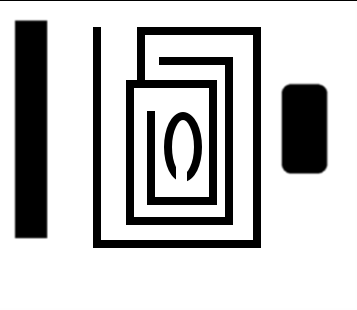
#> input picture RobotsInContext/PE4/map_stop_nu_ven.png, 357 x 310 px
$ python 'pe4_brushfire_gvd copy.py'
#> lines starting #> are read from the running program, lines starting #| are printed output that depends on the picture; after the words box and inside, x2 and y2 are one past the last pixel; in counts of white or black regions, pixels touching at a corner belong together
"""
Det bare lækker kode - Bill Gates formentlig
"""
import cv2
# if you have trouble with importing cv2, you might have an outdated version of numpy that does not agree with cv2. try running "pip install --upgrade numpy" in a terminal and then run again.
import numpy as np

def read_map(file):
    # Read the color map image
#> called with file = 'map_stop_nu_ven.png'
    map_image = cv2.imread(file)
#> map_image is the input picture: shape (310, 357, 3); min 0, max 255, mean 197.4

    # View map - comment out if viewing is not necessary
    cv2.imshow("Map", map_image)
    cv2.waitKey(0)
    cv2.destroyAllWindows()
    return map_image


# [15 lines left out: function make_map, not called in this run]


def is_pixel_an_obstacle(map, x, y):
    # Get the pixel color at coordinates (x, y)
    pixel_color = map[y, x]
    # returns true if the pixel is black or close to black
    return np.all(pixel_color < 20)


# [13 lines left out: functions mark_pixel, place_obstacle_pixel, not called in this run]

# ----------------- Tilføjer obstacles langs kanten af mappet. Nødvendigt for GVD virker ------------------------------
def add_edges(map, maxx, maxy):
    for i in range(maxx-1): # bredden
        map[0][i] = (0,0,0) #ØVERST ?
        map[maxy-1][i] = (0,0,0)

    for j in range(maxy-1): # Højden
        map[j][0] = (0,0,0) # Venstre ?
        map[j][maxx-1] = (0,0,0) #Højre ?

    map[0][0] = (255,255,255)       # Fjern hjørner for simplere GVD.. ikke fortæl nogen
    map[0][maxx-1] = (255,255,255)
    map[maxy-1][0] = (255,255,255)
    map[maxy-1][maxx-1] = (255,255,255)

# ----------------- Brushfire metoden - Gemmer afstand til nærmeste obstacle i "matrix" vha. kø-system ----------------
def identify_obstacles(map, maxx, maxy):
    """
    Identificer alle obstacles og tildel dem unikke ID'er.
    """
    obstacle_matrix = [[0 for _ in range(maxx)] for _ in range(maxy)]
    obstacle_index = 1
    directions = [(0, 1), (0, -1), (1, 0), (-1, 0)]  # Op, ned, højre, venstre

    for x in range(maxx):
        for y in range(maxy):
            if is_pixel_an_obstacle(map, x, y) and obstacle_matrix[y][x] == 0:
                # Start en flood fill for dette obstacle
                queue = [(y, x)]
                obstacle_matrix[y][x] = obstacle_index

                while queue:
                    current_y, current_x = queue.pop(0)
                    for dx, dy in directions:
                        nx, ny = current_x + dx, current_y + dy
                        if 0 <= nx < maxx and 0 <= ny < maxy:
                            if is_pixel_an_obstacle(map, nx, ny) and obstacle_matrix[ny][nx] == 0:
                                obstacle_matrix[ny][nx] = obstacle_index
                                queue.append((ny, nx))

                obstacle_index += 1

    return obstacle_matrix


def brushfire_with_obstacles(map, obstacle_matrix, maxx, maxy):
    """
    Udfører Brushfire-algoritmen efter korrekt registrering af obstacles.
    """
    queue = []
    matrix = [[0 for _ in range(maxx)] for _ in range(maxy)]
    region_matrix = [[0 for _ in range(maxx)] for _ in range(maxy)]
    directions = [(0, 1), (0, -1), (1, 0), (-1, 0)]

    # Initier obstacles i køen og region_matrix
    for x in range(maxx):
        for y in range(maxy):
            if obstacle_matrix[y][x] > 0:  # Hvis dette er en obstacle pixel
                matrix[y][x] = 1
                region_matrix[y][x] = obstacle_matrix[y][x]  # Brug obstacle ID som region ID
                queue.append((y, x))

    # Brushfire-algoritmen
    while queue:
        current_pixel = queue.pop(0)
        current_y, current_x = current_pixel
        for dx, dy in directions:
            nx, ny = current_x + dx, current_y + dy
            if 0 <= nx < maxx and 0 <= ny < maxy:
                if matrix[ny][nx] == 0:  # Hvis pixel ikke allerede er besøgt
                    matrix[ny][nx] = matrix[current_y][current_x] + 1
                    region_matrix[ny][nx] = region_matrix[current_y][current_x]  # Arv region ID
                    queue.append((ny, nx))

    return matrix, region_matrix

def find_local_maxima(brushfire_matrix, maxx, maxy):
    """
    Finder lokale maksima i brushfire-matrixen med et strengere kriterium.
    """
    # local_maxima = []
    voronoi_lines = np.zeros((maxy, maxx), dtype=np.uint8)
    directions = [(0, 1), (0, -1), (1, 0), (-1, 0)]  # Op, ned, højre, venstre

    for x in range(1, maxx - 1):  # Undgå kanterne
        for y in range(1, maxy - 1):  # Undgå kanterne
            current_value = brushfire_matrix[y][x]
            higher_than_neighbors = 0
            lower_than_neighbors = 0

            for dx, dy in directions:
                nx, ny = x + dx, y + dy
                if 0 <= nx < maxx and 0 <= ny < maxy:
                    neighbor_value = brushfire_matrix[ny][nx]
                    if current_value > neighbor_value:
                        higher_than_neighbors += 1
                    elif current_value < neighbor_value:
                        lower_than_neighbors += 1

            # Maksimum, hvis det er højere end mindst 2 naboer og ikke lavere end nogen
            if higher_than_neighbors >= 1 and lower_than_neighbors ==  0: # >=2 og == 0
                voronoi_lines[y][x] = 1

    return voronoi_lines


def visualize_voronoi(matrix, voronoi_lines, region_matrix, maxx, maxy):
    """
    Visualiserer Voronoi-linjerne oven på brushfire-matrixen.
    """
    farver = [          # Pastel farver
    (150, 200, 150),
    (150, 180, 255),
    (255, 255, 150),
    (255, 150, 255),
    (150, 255, 255),
    (255, 180, 200),
    (180, 150, 255),
    (180, 220, 255),
    (255, 200, 150),
    (200, 255, 180),
    (255, 160, 160),
    (180, 255, 200),
    (220, 190, 255),
    (255, 210, 180)]
    color_map = np.zeros((maxy, maxx, 3), dtype=np.uint8)
    directions = [(0,1),(0,-1),(1,0),(-1,0)]

    for x in range(maxx):
        for y in range(maxy):
            if matrix[y][x] == 1:
                color_map[y][x] = (0,0,0)
            elif voronoi_lines[y][x] == 1:  # Voronoi-linje
                color_map[y][x] = (0, 0, 255)  # Rød linje
            else:
                color_map[y][x] = farver[region_matrix[y][x] % len(farver)]

            for stepx,stepy in directions:
                neiy, neix = y+stepy, x+stepx
                if 0 <= neiy < maxy and 0 <= neix < maxx and region_matrix[y][x] != region_matrix[neiy][neix]:
                    color_map[y][x] = (60,60,60)
                    voronoi_lines[y][x] = 1

    return color_map
# [40 lines left out: function visualize_region_matrix, not called in this run]

# _----------------------------------------------------------------------------------------------------------------------------------------

def find_edge_red(color_map, maxx, maxy):
    """
    Finder alle strukturer af røde pixels og returnerer koordinaterne for:
    - Den røde pixel med laveste x
    - Den røde pixel med højeste x
    - Den røde pixel med laveste y
    - Den røde pixel med højeste y

    Returnerer en liste over strukturer, hvor hver struktur indeholder:
    - min_x_coord, max_x_coord, min_y_coord, max_y_coord
    """
    visited = np.zeros((maxy, maxx), dtype=bool)  # Marker hvilke pixels der er besøgt
    directions = [(-1, 0), (1, 0), (0, -1), (0, 1), (-1, -1), (-1, 1), (1, -1), (1, 1)]  # Alle naboer
    structures = []  # Gem resultater for hver struktur

    for y in range(maxy):
        for x in range(maxx):
            # Tjek om pixel er rød og ikke besøgt
            if np.array_equal(color_map[y, x], (0, 0, 255)) and not visited[y, x]:
                # Start en ny struktur
                queue = [(x, y)]
                visited[y, x] = True  # Marker pixel som besøgt
                structure_points = [(x, y)]  # Gem koordinater i denne struktur

                while queue:
                    cx, cy = queue.pop(0)
                    # Find naboer, der ikke er besøgt
                    for dx, dy in directions:
                        nx, ny = cx + dx, cy + dy
                        if 0 <= nx < maxx and 0 <= ny < maxy:
                            if np.array_equal(color_map[ny, nx], (0, 0, 255)) and not visited[ny, nx]:
                                queue.append((nx, ny))
                                visited[ny, nx] = True
                                structure_points.append((nx, ny))

                # Beregn ekstremer for denne struktur
                min_x_coord = min(structure_points, key=lambda p: p[0])
                max_x_coord = max(structure_points, key=lambda p: p[0])
                min_y_coord = min(structure_points, key=lambda p: p[1])
                max_y_coord = max(structure_points, key=lambda p: p[1])

                # Tilføj resultater for denne struktur
                structures.append({min_x_coord, min_y_coord, max_x_coord, max_y_coord})

    return structures


# ----------------- Visualiser brushfire matricen. Jo længere fra en obstacle jo mere rød :))  ------------------------
def visualize_matrix(matrix, maxx, maxy):
    color_map = np.zeros((maxy, maxx, 3), dtype=np.uint8)

    for x in range(maxx):
        for y in range(maxy):
            if matrix[y][x] == 1: # Obstacles skal være sort
                color_map[y, x] = (0, 0, 0)
            else:
                distance = min(matrix[y][x]*1.5, 200)
                color_map[y, x] = (200 - distance, 200 - distance, 255)  # Hvid til rød efter afstand til obstacle

    return color_map

# ----------------- Visualisere alle regionerne med farver samt grænselinjer (GVD roadmap) ----------------------------
# [40 lines left out: function visualize_region_matrix, not called in this run]

# ----------------- Finder den korteste direkte linje fra start/slut punkter til roadmappet ---------------------------
def find_near_vor(voronoi_lines, starty, startx, goaly, goalx, maxx, maxy, map):
    """
    Finder de nærmeste Voronoi-punkter til start- og målkoordinater, med tjek for fri passage.
    """
    def is_line_clear(x1, y1, x2, y2, map):
        """
        Tjekker om linjen mellem (x1, y1) og (x2, y2) krydser forhindringer.
        """
        dx = abs(x2 - x1)
        dy = abs(y2 - y1)
        sx = 1 if x1 < x2 else -1
        sy = 1 if y1 < y2 else -1
        err = dx - dy

        # maxy, maxx = map.shape  # Få størrelsen på kortet

        while True:
            # Grænsetjek for at sikre, at koordinaterne er inde i arrayet
            if not (0 <= x1 < maxx and 0 <= y1 < maxy):
                return False  # Hvis vi går uden for kortet, er linjen ikke klar

            if np.array_equal(map[y1, x1], (0,0,0)):  # Tjek for forhindring (0 repræsenterer obstacle)
                return False
            if (x1, y1) == (x2, y2):  # Nået til destinationen
                break
            e2 = err * 2
            if e2 > -dy:
                err -= dy
                x1 += sx
            if e2 < dx:
                err += dx
                y1 += sy

        return True

    vor_x_s = 0
    vor_y_s = 0
    lowest_dist_s = maxx * maxy
    vor_x_e = 0
    vor_y_e = 0
    lowest_dist_e = maxx * maxy

    for x in range(maxx):
        for y in range(maxy):
            if int(voronoi_lines[y, x]) == 1:  # Punkt på Voronoi-linjen
                dist_s = np.sqrt((y - starty) ** 2 + (x - startx) ** 2)
                dist_e = np.sqrt((y - goaly) ** 2 + (x - goalx) ** 2)

                # Tjek for fri passage til startpunkt
                if dist_s < lowest_dist_s and is_line_clear(startx, starty, x, y, map):
                    vor_y_s = y
                    vor_x_s = x
                    lowest_dist_s = dist_s

                # Tjek for fri passage til slutpunkt
                if dist_e < lowest_dist_e and is_line_clear(goalx, goaly, x, y, map):
                    vor_y_e = y
                    vor_x_e = x
                    lowest_dist_e = dist_e

    return vor_y_s, vor_x_s, vor_y_e, vor_x_e


def connect_structures(color_map, structures, voronoi_lines, maxx, maxy):
    """
    Forbinder strukturer til hinanden og derefter til nærmeste Voronoi-linje.
    """
    def is_line_clear(x1, y1, x2, y2):
        """
        Tjekker om linjen mellem (x1, y1) og (x2, y2) krydser obstacles.
        """
        dx = abs(x2 - x1)
        dy = abs(y2 - y1)
        sx = 1 if x1 < x2 else -1
        sy = 1 if y1 < y2 else -1
        err = dx - dy

        while True:
            if np.array_equal(color_map[y1, x1], (0, 0, 0)):  # Obstacle pixel
                return False
            if (x1, y1) == (x2, y2):  # Reached destination
                break
            e2 = err * 2
            if e2 > -dy:
                err -= dy
                x1 += sx
            if e2 < dx:
                err += dx
                y1 += sy

        return True

    def find_nearest(coords1, coords2):
        """
        Find det nærmeste par af punkter mellem to strukturer.
        """
        min_dist = float("inf")
        closest_pair = None

        for c1 in coords1:
            for c2 in coords2:
                dist = np.sqrt((c1[0] - c2[0]) ** 2 + (c1[1] - c2[1]) ** 2)
                if dist < min_dist:
                    min_dist = dist
                    closest_pair = (c1, c2)

        return closest_pair

    def find_near_vor(voronoi_lines, startx, starty, maxx, maxy):
        """
        Finder det nærmeste punkt på Voronoi-linjen.
        """
        vor_x_s = 0
        vor_y_s = 0
        lowest_dist_s = maxx * maxy

        for y in range(maxy):
            for x in range(maxx):
                if np.array_equal(color_map[y, x], (60, 60, 60)):  # Punkt på Voronoi-linjen
                    dist = np.sqrt((y - starty) ** 2 + (x - startx) ** 2)
                    if dist < lowest_dist_s:
                        vor_y_s = y
                        vor_x_s = x
                        lowest_dist_s = dist

        return vor_x_s, vor_y_s

    # Første del: Forbind alle strukturer til hinanden
    connected_pairs = set()
    for i, struct1 in enumerate(structures):
        for j, struct2 in enumerate(structures):
            if i != j and (i, j) not in connected_pairs and (j, i) not in connected_pairs:
                closest_pair = find_nearest(struct1, struct2)
                if closest_pair:
                    (x1, y1), (x2, y2) = closest_pair
                    if is_line_clear(x1, y1, x2, y2):
                        print(f"Forbinder struct {i} og struct {j}: ({x1}, {y1}) -> ({x2}, {y2})")
                        cv2.line(color_map, (x1, y1), (x2, y2), (255, 0, 0), 1)  # Rød linje
                        cv2.line(voronoi_lines, (x1, y1), (x2, y2), 1, 1)
                        connected_pairs.add((i, j))

    # Anden del: Forbind alle strukturer til Voronoi-linjerne
    for struct in structures:
        for coords in struct:
            # Find nærmeste Voronoi-linje punkt
            vx, vy = find_near_vor(voronoi_lines, coords[0], coords[1], maxx, maxy)

            # Tjek om der er en klar linje
            if is_line_clear(coords[0], coords[1], vx, vy):
                print(f"Forbinder til Voronoi: ({coords[0]}, {coords[1]}) -> ({vx}, {vy})")
                cv2.line(color_map, (coords[0], coords[1]), (vx, vy), (0, 255, 0), 1)  # Grøn linje
                cv2.line(voronoi_lines, (coords[0], coords[1]), (vx, vy), 1, 1)
                break

    for x in range(maxx):
        for y in range(maxy):
            if np.array_equal(color_map[y, x], (0,255,0)) or np.array_equal(color_map[y, x], (0, 0, 255)) or np.array_equal(color_map[y, x], (255, 0, 0)):
                color_map[y, x] = (60, 60, 60)


# [78 lines left out: function connect_concave_corners, not called in this run]


# ----------------- Finder den korteste rute langs roadmappet og kalder visualisering af den --------------------------
def path_planner(voronoi_lines, starty, startx, goaly, goalx, maxx, maxy, map):
    path_start_y, path_start_x, path_goal_y, path_goal_x = find_near_vor(voronoi_lines, starty, startx, goaly, goalx, maxx, maxy, map)
    queue = []
    cell_visited = [[None for _ in range(maxx)] for _ in range(maxy)]
    directions = [(0, 1), (0, -1), (1, 0), (-1, 0), (1, 1), (-1, -1), (1, -1), (-1, 1)]  # Op, ned, højre, venstre


    queue.append((path_start_y, path_start_x))
    cell_visited[path_start_y][path_start_x] = (path_start_y, path_start_x) # Start forældre

    while queue:
        current_y, current_x = queue.pop(0)

        if (current_y, current_x) == (path_goal_y, path_goal_x):
            cv2.line(map, (startx,starty),(path_start_x,path_start_y),(0,0,255))
            cv2.line(map, (goalx,goaly),(path_goal_x,path_goal_y),(0,0,255))

            map_out = visualize_path(cell_visited, path_start_y, path_start_x, path_goal_y, path_goal_x, map)
            return map_out

        for stepy,stepx in directions: # nei = neighbor x/y
            neiy = current_y + stepy
            neix = current_x + stepx

            if 0 <= neiy < maxy and 0 <= neix < maxx:
                if voronoi_lines[neiy, neix] == 1 and cell_visited[neiy][neix] is None:
                    queue.append((neiy,neix))
                    cell_visited[neiy][neix] = (current_y, current_x)

    print("no path")

    map_out = visualize_path(cell_visited, path_start_y, path_start_x, path_goal_y, path_goal_x, map)
    return map_out

# ----------------- Tegner faktisk ruten op langs voronoi linjerne ----------------------------------------------------
def visualize_path(cell_visited, starty, startx, goaly, goalx, map):
    current = (goaly, goalx)

    if cell_visited[goaly][goalx] is None:
        print("no path found.")
        return map

    while current != (starty, startx):
        map[current[0]][current[1]] = (255,0,0)
        current = cell_visited[current[0]][current[1]]

    return map


def vis_vor(voronoi_lines, maxx, maxy):
    map = np.zeros((maxy, maxx, 3), dtype=np.uint8)

    for x in range(maxx):
        for y in range(maxy):
            if voronoi_lines[y][x] == 1:
                map[y, x] = (0, 0, 255)

    return map

# [6 lines of commented-out code are left out]
map_file = 'map_stop_nu_ven.png'


map_image = read_map(map_file)
# map_image = make_map(400, 400)
height, width, _ = map_image.shape
#> height = 310; width = 357

# ----------------- Udfør brushfire algoritemen og vis den i nyt vindue -----------------------------------------------
add_edges(map_image, width, height)
#> after the loop in add_edges, `for j in range(maxy-1):`:
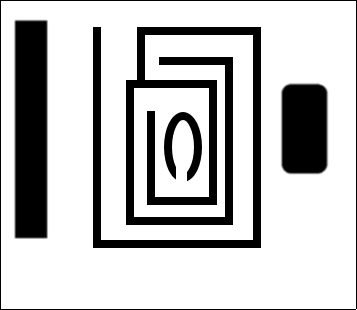
#> map: shape (310, 357, 3); min 0, max 255, mean 195.2
#> in add_edges, `map[0][0] = (255,255,255)`: map: shape (310, 357, 3); under 0.01% of pixels changed, all inside (x1, y1, x2, y2) = (0, 0, 1, 1)
#> in add_edges, `map[0][maxx-1] = (255,255,255)`: map: shape (310, 357, 3); min 0, max 255, mean 195.2
#> in add_edges, `map[maxy-1][0] = (255,255,255)`: map: shape (310, 357, 3); min 0, max 255, mean 195.2
#> in add_edges, `map[maxy-1][maxx-1] = (255,255,255)`: map: shape (310, 357, 3); min 0, max 255, mean 195.2

obstacle_matrix = identify_obstacles(map_image, width, height)
#> the loop in identify_obstacles, `for x in range(maxx):` made 357 passes

brushfire_matrix, region_matrix = brushfire_with_obstacles(map_image, obstacle_matrix, width, height)

brushfire_map = visualize_matrix(brushfire_matrix, width, height)
cv2.imshow('Brushfire Map', brushfire_map)
cv2.moveWindow('Brushfire Map', 100, 0)
cv2.waitKey(0)

voronoi_lines = find_local_maxima(brushfire_matrix, width, height)
#> after the loop in find_local_maxima, `for x in range(1, maxx - 1):`:
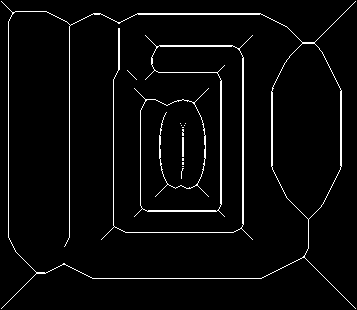
#> voronoi_lines: shape (310, 357); values 0 (black) and 1 (white), 3.5% white in thin lines or dots

color_map = visualize_voronoi(brushfire_matrix, voronoi_lines, region_matrix, width, height)
#> after the loop in visualize_voronoi, `for x in range(maxx):`:
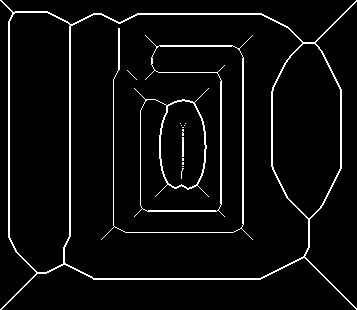
#> voronoi_lines: shape (310, 357); values 0 (black) and 1 (white), 4.8% white in thin lines or dots

structures = find_edge_red(color_map, width, height)
#> after the loop in find_edge_red, `for y in range(maxy):`: visited: shape (310, 357) bool; 1.6% white in thin lines or dots, all inside (x1, y1, x2, y2) = (101, 28, 253, 240)
connect_structures(color_map, structures, voronoi_lines, width, height)
#> the loop in connect_structures, `for i, struct1 in enumerate(structures):` made 16 passes
#> (printed output is left out)
#> after the loop in connect_structures, `for i, struct1 in enumerate(structures):`: color_map: shape (310, 357, 3); mean of channels 0, 1, 2 171.8, 141.5, 159
#> after the loop in connect_structures, `for i, struct1 in enumerate(structures):`:
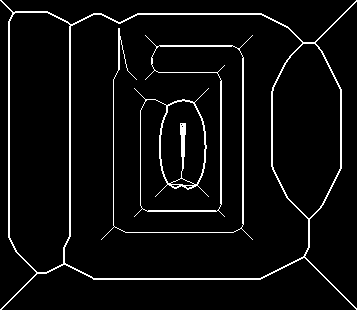
#> voronoi_lines: shape (310, 357); values 0 (black) and 1 (white), 5% white in thin lines or dots
#> the loop in connect_structures, `for struct in structures:` made 16 passes
#| Forbinder til Voronoi: (118, 28) -> (118, 23)
#| Forbinder til Voronoi: (127, 70) -> (120, 23)
#| Forbinder til Voronoi: (208, 88) -> (193, 102)
#| Forbinder til Voronoi: (182, 166) -> (182, 185)
#| Forbinder til Voronoi: (183, 168) -> (181, 185)
#| Forbinder til Voronoi: (167, 184) -> (167, 183)
#| Forbinder til Voronoi: (197, 185) -> (197, 184)
#> after the loop in connect_structures, `for struct in structures:`:
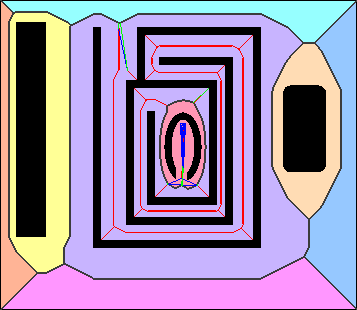
#> color_map: shape (310, 357, 3); mean of channels 0, 1, 2 171.6, 141.6, 158.8; drawn as B, G, R
#> after the loop in connect_structures, `for struct in structures:`: voronoi_lines: shape (310, 357); values 0 (black) and 1 (white), 5.1% white in thin lines or dots
#> after the loop in connect_structures, `for x in range(maxx):`:
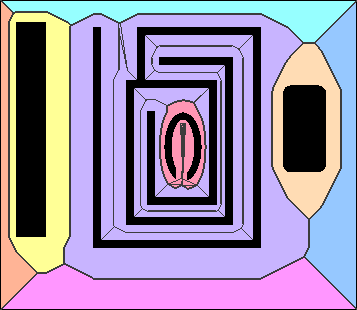
#> color_map: shape (310, 357, 3); 1.8% of pixels changed, all inside (x1, y1, x2, y2) = (101, 23, 253, 240); drawn as B, G, R

cv2.imshow("Voronoi Diagram", color_map)
cv2.moveWindow('Voronoi Diagram', 125+width, 0)


# cv2.waitKey(0)
# cv2.destroyAllWindows()


vor = vis_vor(voronoi_lines, width, height)
#> after the loop in vis_vor, `for x in range(maxx):`:
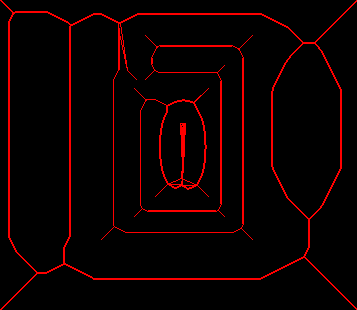
#> map: shape (310, 357, 3); mean of channels 0, 1, 2 0, 0, 12.9; drawn as B, G, R
cv2.imshow("Voronoi lines", vor)
cv2.moveWindow('Voronoi lines', 125+width, 440)

cv2.waitKey(0)


# [11 lines of commented-out code are left out]
start = (30, 320) # y, x
goal = (140, 180)
path_map = path_planner(voronoi_lines, start[0], start[1], goal[0], goal[1], width, height, map_image)
cv2.imshow('Route Map', path_map)
cv2.moveWindow('Route Map', 150+2*width, 0)


cv2.waitKey(0) # wait key is necessary, otherwise the window closes immediately
cv2.destroyAllWindows()

$ run again, with RobotsInContext/PE4/prg_ex2_map.png copied over RobotsInContext/PE4/map_stop_nu_ven.png
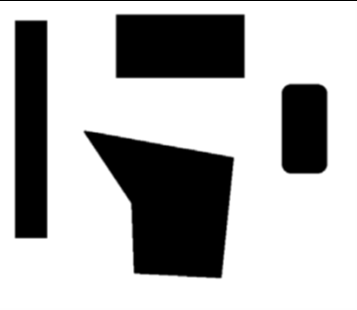
#> input picture RobotsInContext/PE4/prg_ex2_map.png, 357 x 310 px
#> in read_map, map_image is the input picture: shape (310, 357, 3); min 0, max 255, mean 178.1
#> after the loop in add_edges, `for j in range(maxy-1):`:
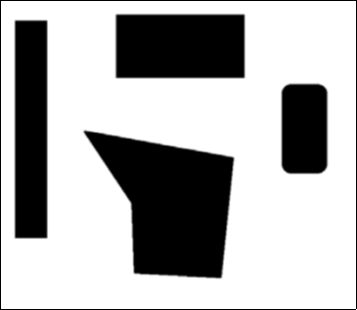
#> map: shape (310, 357, 3); min 0, max 255, mean 175.9
#> the loop in identify_obstacles, `for x in range(maxx):` made 357 passes
#> after the loop in vis_vor, `for x in range(maxx):`:
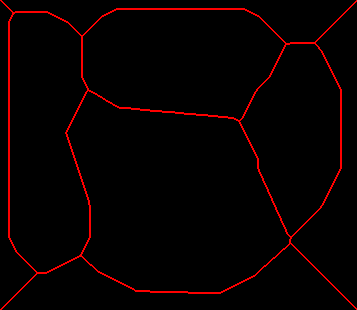
#> map: shape (310, 357, 3); mean of channels 0, 1, 2 0, 0, 8; drawn as B, G, R
